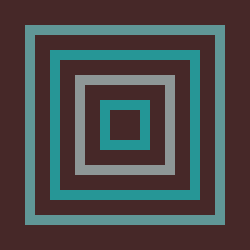
Frame 1 (no input)
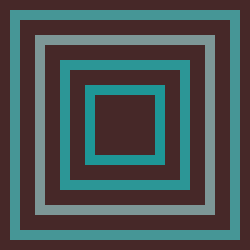
Frame 60 (the mouse pressed at the canvas centre just before this capture)
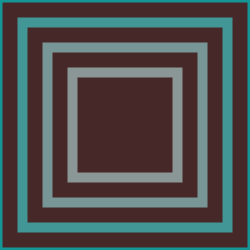
Frame 120 (the mouse held since frame 60 and released just before this capture)

The Processing sketch that drew these frames (run headless with seeded random() and noise(); from frame 60 on, the mouse is pressed at the canvas centre):

// Processing sketch: processing_19533
// ── processing_19533.pde

float i =0.0;//defining variable
float j;//j is given a value in the for loop therefore I do not need to give it a value here, just define it

void setup(){
  size(250, 250);
  background(70, 40, 40);
  smooth();
  noStroke();
}

void draw(){
  frameRate(25);
  
   for(j=4.0; j>0; j-=1){//4 rectangles are being made
   expanding_rectangle(i+j*50);
   //all the information 
   //needed to make the recatbgles are 
   //found in "void expanding_rectangle(float i){}
   }
  i+=5;//the rate in which the recangles are increasing
  //NOTE: it's OUTSIDE the for loop
 
 if (i>260){
   background(70, 40, 40);
   i=0.0;
   
 }
}
void expanding_rectangle(float i){
  fill(random(150), 150, 150);//colour of rectangles
    rectMode(CENTER);//rectangle starts from the centre
    rect(125, 125, i, i);
  fill(70, 40, 40);
    rect(125, 125, i-20, i-20);//rectangle the same as background colour
}
